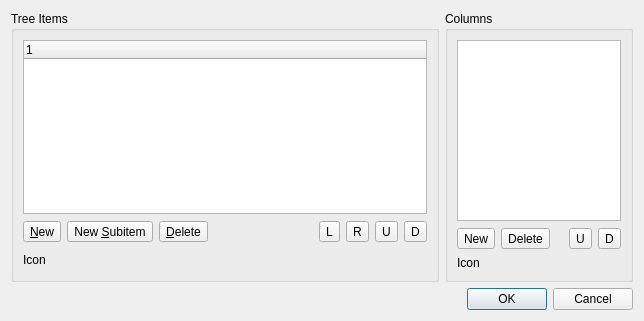
<?xml version="1.0" encoding="UTF-8"?>
<ui version="4.0">
 <comment>
* Copyright (C) 2016 The Qt Company Ltd.
* SPDX-License-Identifier: LicenseRef-Qt-Commercial OR GPL-3.0-only
</comment>
 <class>qdesigner_internal::TreeWidgetEditor</class>
 <widget class="QDialog" name="qdesigner_internal::TreeWidgetEditor">
  <property name="geometry">
   <rect>
    <x>0</x>
    <y>0</y>
    <width>644</width>
    <height>321</height>
   </rect>
  </property>
  <property name="windowTitle">
   <string>Edit Tree Widget</string>
  </property>
  <layout class="QGridLayout" name="gridLayout_3">
   <item row="0" column="0">
    <widget class="QGroupBox" name="itemsBox">
     <property name="title">
      <string>Tree Items</string>
     </property>
     <layout class="QGridLayout" name="gridLayout">
      <item row="0" column="0">
       <widget class="QTreeWidget" name="treeWidget">
        <property name="focusPolicy">
         <enum>Qt::FocusPolicy::TabFocus</enum>
        </property>
        <property name="toolTip">
         <string>Tree Items</string>
        </property>
        <column>
         <property name="text">
          <string>1</string>
         </property>
        </column>
       </widget>
      </item>
      <item row="1" column="0">
       <layout class="QHBoxLayout" name="horizontalLayout_4">
        <item>
         <widget class="QToolButton" name="newItemButton">
          <property name="toolTip">
           <string>New Item</string>
          </property>
          <property name="text">
           <string>&amp;New</string>
          </property>
         </widget>
        </item>
        <item>
         <widget class="QToolButton" name="newSubItemButton">
          <property name="toolTip">
           <string>New Subitem</string>
          </property>
          <property name="text">
           <string>New &amp;Subitem</string>
          </property>
         </widget>
        </item>
        <item>
         <widget class="QToolButton" name="deleteItemButton">
          <property name="toolTip">
           <string>Delete Item</string>
          </property>
          <property name="text">
           <string>&amp;Delete</string>
          </property>
         </widget>
        </item>
        <item>
         <spacer>
          <property name="orientation">
           <enum>Qt::Orientation::Horizontal</enum>
          </property>
          <property name="sizeHint" stdset="0">
           <size>
            <width>28</width>
            <height>23</height>
           </size>
          </property>
         </spacer>
        </item>
        <item>
         <widget class="QToolButton" name="moveItemLeftButton">
          <property name="toolTip">
           <string>Move Item Left (before Parent Item)</string>
          </property>
          <property name="text">
           <string>L</string>
          </property>
         </widget>
        </item>
        <item>
         <widget class="QToolButton" name="moveItemRightButton">
          <property name="toolTip">
           <string>Move Item Right (as a First Subitem of the Next Sibling Item)</string>
          </property>
          <property name="text">
           <string>R</string>
          </property>
         </widget>
        </item>
        <item>
         <widget class="QToolButton" name="moveItemUpButton">
          <property name="toolTip">
           <string>Move Item Up</string>
          </property>
          <property name="text">
           <string>U</string>
          </property>
         </widget>
        </item>
        <item>
         <widget class="QToolButton" name="moveItemDownButton">
          <property name="toolTip">
           <string>Move Item Down</string>
          </property>
          <property name="text">
           <string>D</string>
          </property>
         </widget>
        </item>
       </layout>
      </item>
      <item row="2" column="0">
       <layout class="QHBoxLayout" name="horizontalLayout_2">
        <item>
         <widget class="QLabel" name="label_2">
          <property name="text">
           <string>Icon</string>
          </property>
         </widget>
        </item>
        <item>
         <widget class="qdesigner_internal::IconSelector" name="itemIconSelector" native="true"/>
        </item>
        <item>
         <spacer name="horizontalSpacer">
          <property name="orientation">
           <enum>Qt::Orientation::Horizontal</enum>
          </property>
          <property name="sizeHint" stdset="0">
           <size>
            <width>288</width>
            <height>21</height>
           </size>
          </property>
         </spacer>
        </item>
       </layout>
      </item>
     </layout>
    </widget>
   </item>
   <item row="0" column="1">
    <widget class="QGroupBox" name="columnsBox">
     <property name="sizePolicy">
      <sizepolicy hsizetype="Fixed" vsizetype="Preferred">
       <horstretch>0</horstretch>
       <verstretch>0</verstretch>
      </sizepolicy>
     </property>
     <property name="title">
      <string>Columns</string>
     </property>
     <layout class="QGridLayout" name="gridLayout_2">
      <item row="0" column="0">
       <widget class="QListWidget" name="listWidget">
        <property name="sizePolicy">
         <sizepolicy hsizetype="Ignored" vsizetype="Expanding">
          <horstretch>0</horstretch>
          <verstretch>0</verstretch>
         </sizepolicy>
        </property>
        <property name="focusPolicy">
         <enum>Qt::FocusPolicy::TabFocus</enum>
        </property>
        <property name="toolTip">
         <string>Tree Columns</string>
        </property>
       </widget>
      </item>
      <item row="1" column="0">
       <layout class="QHBoxLayout" name="horizontalLayout_3">
        <item>
         <widget class="QToolButton" name="newColumnButton">
          <property name="toolTip">
           <string>New Column</string>
          </property>
          <property name="text">
           <string>New</string>
          </property>
         </widget>
        </item>
        <item>
         <widget class="QToolButton" name="deleteColumnButton">
          <property name="toolTip">
           <string>Delete Column</string>
          </property>
          <property name="text">
           <string>Delete</string>
          </property>
         </widget>
        </item>
        <item>
         <spacer>
          <property name="orientation">
           <enum>Qt::Orientation::Horizontal</enum>
          </property>
          <property name="sizeHint" stdset="0">
           <size>
            <width>13</width>
            <height>23</height>
           </size>
          </property>
         </spacer>
        </item>
        <item>
         <widget class="QToolButton" name="moveColumnUpButton">
          <property name="toolTip">
           <string>Move Column Up</string>
          </property>
          <property name="text">
           <string>U</string>
          </property>
         </widget>
        </item>
        <item>
         <widget class="QToolButton" name="moveColumnDownButton">
          <property name="toolTip">
           <string>Move Column Down</string>
          </property>
          <property name="text">
           <string>D</string>
          </property>
         </widget>
        </item>
       </layout>
      </item>
      <item row="2" column="0">
       <layout class="QHBoxLayout" name="horizontalLayout">
        <item>
         <widget class="QLabel" name="label">
          <property name="text">
           <string>Icon</string>
          </property>
         </widget>
        </item>
        <item>
         <widget class="qdesigner_internal::IconSelector" name="columnIconSelector" native="true"/>
        </item>
        <item>
         <spacer>
          <property name="orientation">
           <enum>Qt::Orientation::Horizontal</enum>
          </property>
          <property name="sizeHint" stdset="0">
           <size>
            <width>0</width>
            <height>10</height>
           </size>
          </property>
         </spacer>
        </item>
       </layout>
      </item>
     </layout>
    </widget>
   </item>
   <item row="1" column="0" colspan="2">
    <widget class="QDialogButtonBox" name="buttonBox">
     <property name="orientation">
      <enum>Qt::Orientation::Horizontal</enum>
     </property>
     <property name="standardButtons">
      <set>QDialogButtonBox::StandardButton::Cancel|QDialogButtonBox::StandardButton::Ok</set>
     </property>
    </widget>
   </item>
  </layout>
 </widget>
 <customwidgets>
  <customwidget>
   <class>qdesigner_internal::IconSelector</class>
   <extends>QWidget</extends>
   <header>iconselector_p.h</header>
   <container>1</container>
  </customwidget>
 </customwidgets>
 <tabstops>
  <tabstop>treeWidget</tabstop>
  <tabstop>newItemButton</tabstop>
  <tabstop>newSubItemButton</tabstop>
  <tabstop>deleteItemButton</tabstop>
  <tabstop>moveItemLeftButton</tabstop>
  <tabstop>moveItemRightButton</tabstop>
  <tabstop>moveItemUpButton</tabstop>
  <tabstop>moveItemDownButton</tabstop>
  <tabstop>listWidget</tabstop>
  <tabstop>newColumnButton</tabstop>
  <tabstop>deleteColumnButton</tabstop>
  <tabstop>moveColumnUpButton</tabstop>
  <tabstop>moveColumnDownButton</tabstop>
 </tabstops>
 <resources/>
 <connections>
  <connection>
   <sender>buttonBox</sender>
   <signal>accepted()</signal>
   <receiver>qdesigner_internal::TreeWidgetEditor</receiver>
   <slot>accept()</slot>
   <hints>
    <hint type="sourcelabel">
     <x>450</x>
     <y>259</y>
    </hint>
    <hint type="destinationlabel">
     <x>292</x>
     <y>272</y>
    </hint>
   </hints>
  </connection>
  <connection>
   <sender>buttonBox</sender>
   <signal>rejected()</signal>
   <receiver>qdesigner_internal::TreeWidgetEditor</receiver>
   <slot>reject()</slot>
   <hints>
    <hint type="sourcelabel">
     <x>539</x>
     <y>266</y>
    </hint>
    <hint type="destinationlabel">
     <x>556</x>
     <y>275</y>
    </hint>
   </hints>
  </connection>
 </connections>
</ui>
